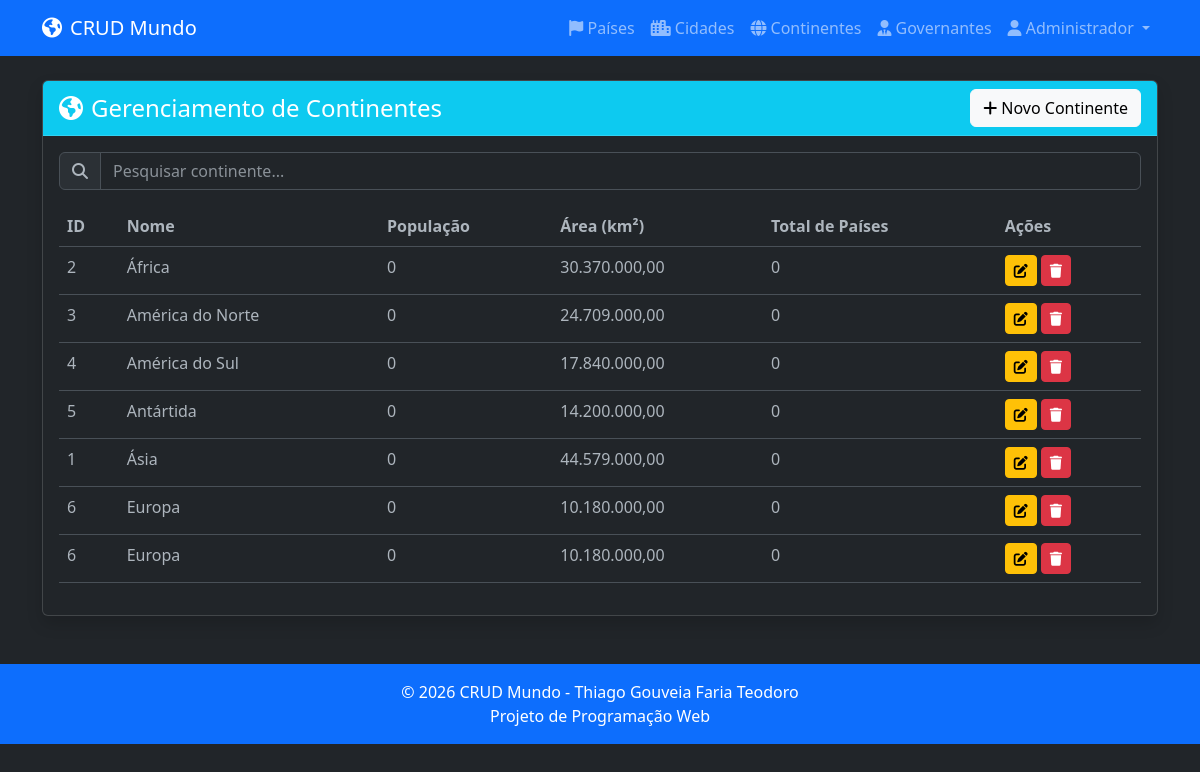
/pages/continentes/index.php (signed in), run on the app's committed database.
### tables this page shows
CREATE TABLE tb_continentes (
    id_continente INT AUTO_INCREMENT PRIMARY KEY,
    nome VARCHAR(100) NOT NULL UNIQUE,
    populacao BIGINT NOT NULL DEFAULT 0,
    area DECIMAL(15,2) NOT NULL,
    total_paises INT DEFAULT 0
);

### pages/continentes/index.php (the view, shortened to what this page needs)
<?php
require_once '../../include/header.php';
$db = Database::getInstance();
$pdo = $db->getConnection();
$continentes = $pdo->query("SELECT * FROM tb_continentes ORDER BY nome")->fetchAll();
?>
<div class="card shadow">
    <div class="card-header bg-info text-white d-flex justify-content-between align-items-center">
        <h4 class="mb-0"><i class="fas fa-globe-americas me-2"></i>Gerenciamento de Continentes</h4>
        <a href="create.php" class="btn btn-light">
            <i class="fas fa-plus me-1"></i>Novo Continente
        </a>
    </div>
    <div class="card-body">
        <div class="mb-3">
            <div class="input-group">
                <span class="input-group-text"><i class="fas fa-search"></i></span>
                <input type="text" id="pesquisarContinentes" class="form-control" placeholder="Pesquisar continente...">
            </div>
        </div>
        <div class="table-responsive">
            <table class="table table-hover" id="tabelaContinentes">
                <thead>
                    <tr>
                        <th>ID</th>
                        <th>Nome</th>
                        <th>População</th>
                        <th>Área (km²)</th>
                        <th>Total de Países</th>
                        <th>Ações</th>
                    </tr>
                </thead>
                <tbody>
                    <?php foreach ($continentes as $continente) { ?>
                        <tr>
                            <td><?php echo $continente['id_continente']; ?></td>
                            <td><?php echo htmlspecialchars($continente['nome']); ?></td>
                            <td><?php echo number_format($continente['populacao'], 0, ',', '.'); ?></td>
                            <td><?php echo number_format($continente['area'], 2, ',', '.'); ?></td>
                            <td><?php echo $continente['total_paises']; ?></td>
                            <td>
                                <a href="edit.php?id=<?php echo $continente['id_continente']; ?>" class="btn btn-sm btn-warning">
                                    <i class="fas fa-edit"></i>
                                </a>
                                <button class="btn btn-sm btn-danger btn-excluir"
                                        data-id="<?php echo $continente['id_continente']; ?>"
                                        data-nome="<?php echo htmlspecialchars($continente['nome']); ?>"
                                        data-total-paises="<?php echo $continente['total_paises']; ?>">
                                    <i class="fas fa-trash"></i>
                                </button>
                            </td>
                        </tr>
                    <?php }; ?>
                </tbody>
            </table>
        </div>
    </div>
</div>
<?php require_once '../../include/footer.php'; ?>

### include/header.php (shortened to what this page needs)
<?php
echo '
<!DOCTYPE html>
<html lang="pt-BR" data-bs-theme="dark">
<head>
    <link href="https://cdn.jsdelivr.net/npm/bootstrap@5.3.0/dist/css/bootstrap.min.css" rel="stylesheet">
    <link rel="stylesheet" href="https://cdnjs.cloudflare.com/ajax/libs/font-awesome/6.4.0/css/all.min.css">
</head>
<body>
    <nav class="navbar navbar-expand-lg navbar-dark bg-primary sticky-top">
        <div class="container">
            <a class="navbar-brand" href="/crud-mundo/index.php">
                <i class="fas fa-globe-americas me-2"></i>CRUD Mundo
            </a>
            <div class="collapse navbar-collapse" id="navbarNav">
                <ul class="navbar-nav ms-auto">
                    <li class="nav-item">
                        <a class="nav-link" href="/crud-mundo/pages/paises/index.php">
                            <i class="fas fa-flag"></i> Países
                        </a>
                    </li>
                    <li class="nav-item">
                        <a class="nav-link" href="/crud-mundo/pages/cidades/index.php">
                            <i class="fas fa-city"></i> Cidades
                        </a>
                    </li>
                    <li class="nav-item">
                        <a class="nav-link" href="/crud-mundo/pages/continentes/index.php">
                            <i class="fas fa-globe"></i> Continentes
                        </a>
                    </li>
                    <li class="nav-item">
                        <a class="nav-link" href="/crud-mundo/pages/governantes/index.php">
                            <i class="fas fa-user-tie"></i> Governantes
                        </a>
                    </li>
                    <li class="nav-item dropdown">
                        <a class="nav-link dropdown-toggle" href="#" id="navbarDropdown" role="button"
                           data-bs-toggle="dropdown" aria-expanded="false">
                            <i class="fas fa-user"></i> ' . htmlspecialchars($_SESSION['usuario_nome']) . '
                        </a>
                    </li>
                </ul>
            </div>
        </div>
    </nav>
    <div class="container mt-4">
';
?>

### include/footer.php
<?php
echo '
    </div>
    <footer class="bg-primary text-white text-center py-3 mt-5">
        <div class="container">
            <p class="mb-0">&copy; 2026 CRUD Mundo - Thiago Gouveia Faria Teodoro</p>
            <p class="mb-0">Projeto de Programação Web</p>
        </div>
    </footer>
    <script src="/crud-mundo/assets/js/script.js"></script>
</body>
</html>
';
?>

### data on the page
tb_continentes: id_continente "2", nome "África", populacao "0", area "30.370.000,00", total_paises "0"
tb_continentes: id_continente "3", nome "América do Norte", populacao "0", area "24.709.000,00", total_paises "0"
tb_continentes: id_continente "4", nome "América do Sul", populacao "0", area "17.840.000,00", total_paises "0"
tb_continentes: id_continente "5", nome "Antártida", populacao "0", area "14.200.000,00", total_paises "0"
tb_continentes: id_continente "1", nome "Ásia", populacao "0", area "44.579.000,00", total_paises "0"
tb_continentes: id_continente "6", nome "Europa", populacao "0", area "10.180.000,00", total_paises "0"

### other printed values
$_SESSION['usuario_nome'] "Administrador"
